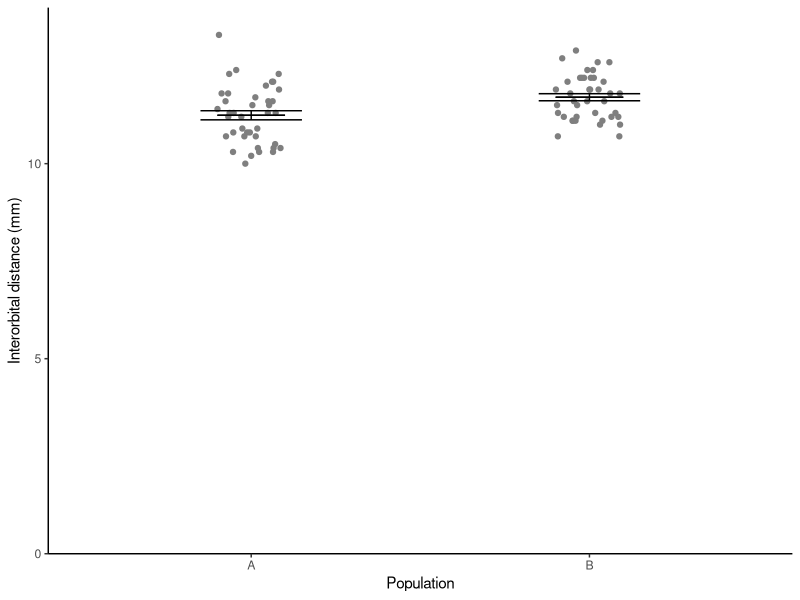

The R source for this figure:
## ---- chunk 1
#| code-fold: false
library(tidyverse)
library(readxl)
## ---- chunk 2
#| fig-keep: none

# import
pigeons <- read_table("data-raw/pigeon.txt")

# reformat to tidy
pigeons <- pivot_longer(data = pigeons, 
                        cols = everything(), 
                        names_to = "population", 
                        values_to = "distance")

# sumnmarise
pigeons_summary <- pigeons %>%
  group_by(population) %>%
  summarise(mean = mean(distance),
            std = sd(distance),
            n = length(distance),
            se = std/sqrt(n))
# plot
ggplot() +
  geom_point(data = pigeons, aes(x = population, y = distance),
             position = position_jitter(width = 0.1, height = 0),
             colour = "gray50") +
  geom_errorbar(data = pigeons_summary, 
                aes(x = population, ymin = mean - se, ymax = mean + se),
                width = 0.3) +
  geom_errorbar(data = pigeons_summary, 
                aes(x = population, ymin = mean, ymax = mean),
                width = 0.2) +
  scale_y_continuous(name = "Interorbital distance (mm)", 
                     limits = c(0, 14), 
                     expand = c(0, 0)) +
  scale_x_discrete(name = "Population") +
  theme_classic()

